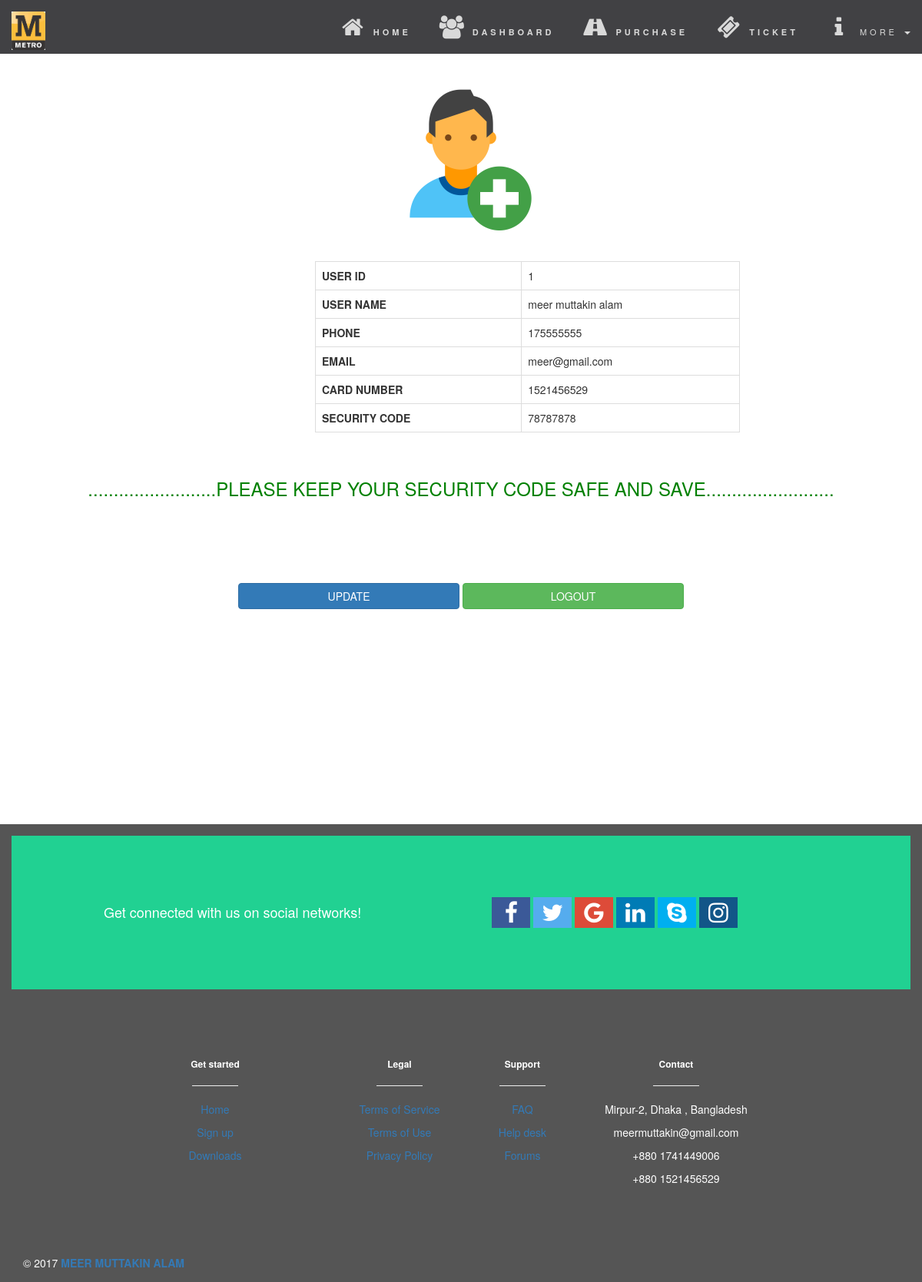
The app's page /user/dashboard.php (signed in) with its own data.
### tables this page shows
CREATE TABLE `registration` (
  `userid` int(11) NOT NULL,
  `pname` varchar(30) NOT NULL,
  `phone` int(30) NOT NULL,
  `email` varchar(30) NOT NULL,
  `password` varchar(30) NOT NULL,
  `card` int(20) NOT NULL,
  `scode` int(30) NOT NULL
);

### user/dashboard.php (the view, shortened to what this page needs)
<?php include"../dbcon.php";
    $nw=$_SESSION['scd'];
    $query = "SELECT * FROM registration where password ='$nw'";
    $res = mysqli_query($con, $query);
    ?>
<!DOCTYPE html>
<html lang="en">
<head>
  <link rel="stylesheet" href="https://maxcdn.bootstrapcdn.com/bootstrap/3.3.7/css/bootstrap.min.css">
    <link rel="stylesheet" href="https://cdnjs.cloudflare.com/ajax/libs/font-awesome/4.7.0/css/font-awesome.min.css">
    <link rel="stylesheet" href="https://cdnjs.cloudflare.com/ajax/libs/font-awesome/4.7.0/css/font-awesome.min.css">
</head>
<body>
<nav class="navbar navbar-default navbar-fixed-top">
  <div class="container-fluid">
    <div class="navbar-header">
        <a class="navbar-brand" href="../index.php"><img src="../pic/images.png" alt="METRO">
        </a>
    </div>
    <div class="collapse navbar-collapse" id="myNavbar">
      <ul class="nav navbar-nav navbar-right">
        <li><a href="../index.php"><i class="fa fa-home"></i><strong>HOME</strong></a></li>
        <li><a href="dashboard.php"><i class="fa fa-users"></i><strong>DASHBOARD</strong></a></li>
        <li><a href="us_purch.php"><i class="fa fa-road"></i><strong>PURCHASE</strong></a></li>
        <li><a href="us_ticket.php"><i class="fa fa-ticket"></i><strong>TICKET</strong></a></li>
        <li class="dropdown">
          <a class="dropdown-toggle" data-toggle="dropdown" href="#"><i class="fa fa-info"></i>MORE
          <span class="caret"></span></a>
        </li>
      </ul>
    </div>
  </div>
</nav>
<br/>
<br/>
<br/>
<br/>
<br/>
    <center> <img src="../pic/ic3.png" class="img-responsive" alt="Avatar" style="width:200px">
                </center>
    <br>
<div class="row">
  <div class="col-sm-4"></div>
  <div class="col-sm-8">
      <br>
    <table class="table table-bordered" style="width:70%">
    <tbody>
        <?php
					while($row=mysqli_fetch_assoc($res))
					{
						extract($row);
						echo '<tr><th>USER ID</th><td>'.$userid .'</td></tr>';
                        echo '<tr><th>USER NAME</th><td>'.$pname .'</td></tr>';
                        echo '<tr><th>PHONE</th><td>'.$phone .'</td></tr>';
                        echo '<tr><th>EMAIL</th><td>'.$email .'</td></tr>';
                        echo '<tr><th>CARD NUMBER</th><td>'.$card .'</td></tr>';
                        echo '<tr><th>SECURITY CODE</th><td>'.$scode .'</td></tr>';
					}
			?>
    </tbody>
  </table>
    </div>
</div>
    <br/>
    <center><h3  style="color:green">.........................PLEASE KEEP YOUR SECURITY CODE SAFE AND SAVE.........................</h3></center>
    <br/>
    <div class="container">
    <div class="row">
        <center>
        <a class="btn btn-primary " href="us_update.php" style="width:30%">UPDATE</a>
        <a class="btn btn-success" href="../index.php"style="width:30%">LOGOUT</a>
            </center>
    </div>
    </div>
<br/>
<br/>
<br/>
<br/>
<br/>
<br/>
<br/>
<br/>
<br/>
<br/>
<footer class="page-footer center-on-small-only blue-grey lighten-5 pt-0">
    <div style="background-color: #21d192;">
        <div class="container">
            <div class="row py-4 d-flex align-items-center">
                <div class="col-12 col-md-5 text-left mb-4 mb-md-0">
                    <h6 class="mb-0 white-text text-center text-md-left"><h4>Get connected with us on social networks!</h4></h6>
                </div>
                <div class="col-12 col-md-7 text-center text-md-right">
                    <a href="#" class="fa fa-facebook"></a>
                    <a href="#" class="fa fa-twitter"></a>
                    <a href="#" class="fa fa-google"></a>
                    <a href="#" class="fa fa-linkedin"></a>
                    <a href="#" class="fa fa-skype"></a>
                    <a href="#" class="fa fa-instagram"></a>
                </div>
            </div>
        </div>
    </div>
    <div class="container mt-5 mb-4 text-center text-md-left">
        <div class="row mt-3">
            <div class="col-md-3 col-lg-4 col-xl-3 mb-r dark-grey-text">
                <h6 class="title font-bold"><strong>Get started</strong></h6>
                <hr class="teal accent-3 mb-4 mt-0 d-inline-block mx-auto" style="width: 60px;">
                <p><a href="#!" class="dark-grey-text">Home</a></p>
                <p><a href="#!" class="dark-grey-text">Sign up</a></p>
                <p><a href="#!" class="dark-grey-text">Downloads</a></p>
            </div>
            <div class="col-md-2 col-lg-2 col-xl-2 mx-auto mb-r dark-grey-text">
                <h6 class="title font-bold"><strong>Legal</strong></h6>
                <hr class="teal accent-3 mb-4 mt-0 d-inline-block mx-auto" style="width: 60px;">
                <p><a href="#!" class="dark-grey-text">Terms of Service</a></p>
                <p><a href="#!" class="dark-grey-text">Terms of Use</a></p>
                <p><a href="#!" class="dark-grey-text">Privacy Policy</a></p>
            </div>
            <div class="col-md-3 col-lg-2 col-xl-2 mx-auto mb-r dark-grey-text">
                <h6 class="title font-bold"><strong>Support</strong></h6>
                <hr class="teal accent-3 mb-4 mt-0 d-inline-block mx-auto" style="width: 60px;">
                <p><a href="#!" class="dark-grey-text">FAQ</a></p>
                <p><a href="#!" class="dark-grey-text">Help desk</a></p>
                <p><a href="#!" class="dark-grey-text">Forums</a></p>
            </div>
            <div class="col-md-4 col-lg-3 col-xl-3 dark-grey-text">
                <h6 class="title font-bold"><strong>Contact</strong></h6>
                <hr class="teal accent-3 mb-4 mt-0 d-inline-block mx-auto" style="width: 60px;">
                <p> Mirpur-2, Dhaka , Bangladesh</p>
                <p> meermuttakin@gmail.com</p>
                <p> +880 1741449006</p>
                <p> +880 1521456529</p>
            </div>
        </div>
    </div>
    <div class="footer-copyright">
        <div class="container-fluid">
            © 2017 <a href="https://www.google.com"><strong> MEER MUTTAKIN ALAM</strong></a>
        </div>
    </div>
</footer>
</body>
</html>

### user/dashboard.php (style rules this page uses)
.container { padding: 80px 120px; }
.navbar { margin-bottom: 0; background-color: #2d2d30; border: 0; font-size: 11px !important; letter-spacing: 4px; opacity:0.9; }
.navbar li a, .navbar .navbar-brand { color: #d5d5d5 !important; }
img { width: 500%; height: auto; }
footer { background-color: #555; color: white; padding: 15px; }
.fa { padding:5px; font-size: 30px; width: 50px; text-align: center; text-decoration: none; }
.fa-facebook { background: #3B5998; color: white; }
.fa-twitter { background: #55ACEE; color: white; }
.fa-google { background: #dd4b39; color: white; }
.fa-linkedin { background: #007bb5; color: white; }
.fa-instagram { background: #125688; color: white; }
.fa-skype { background: #00aff0; color: white; }
.navbar-brand { padding: 0px; }
.navbar-brand>img { height: 160%; padding: 15px; width: auto; }

### records on screen
registration: userid "1", pname "meer muttakin alam", phone "175555555", email "meer@gmail.com", card "1521456529", scode "78787878"
